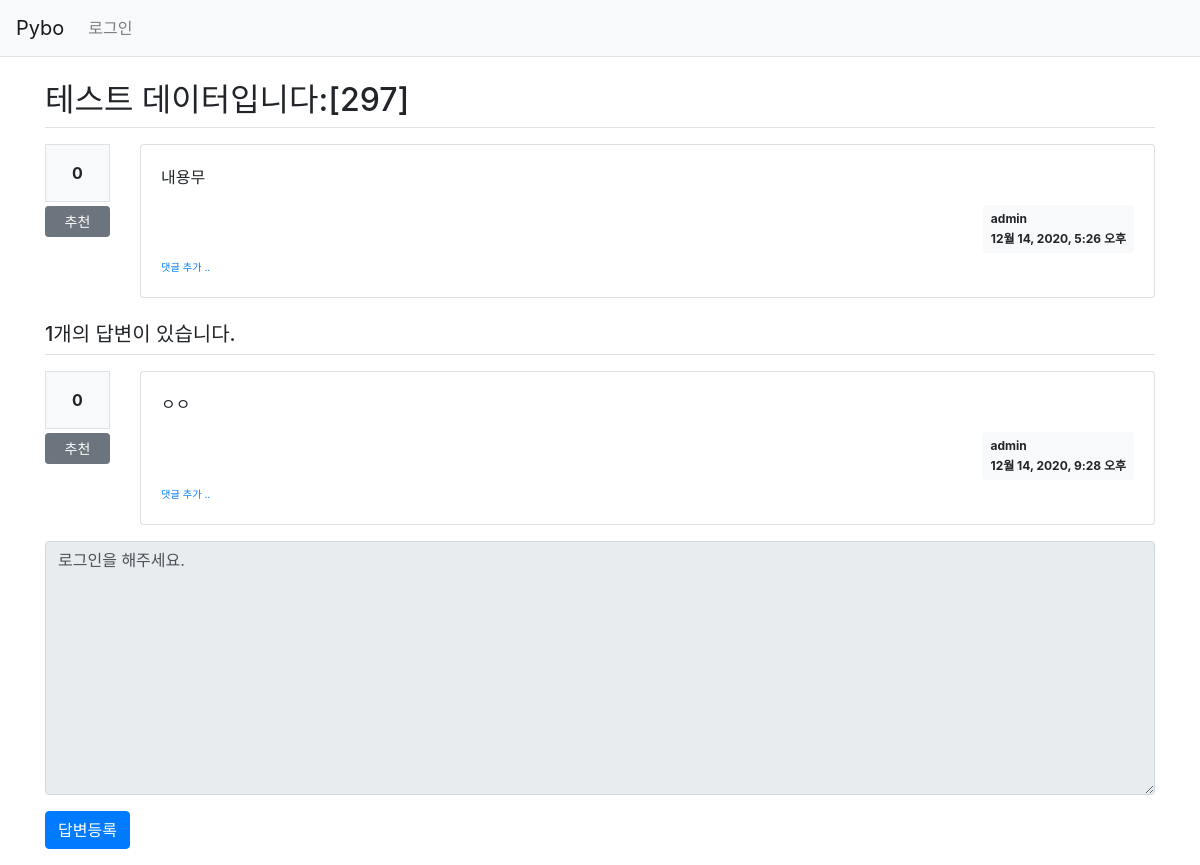
The page /pybo/302/ on the database as committed earlier.
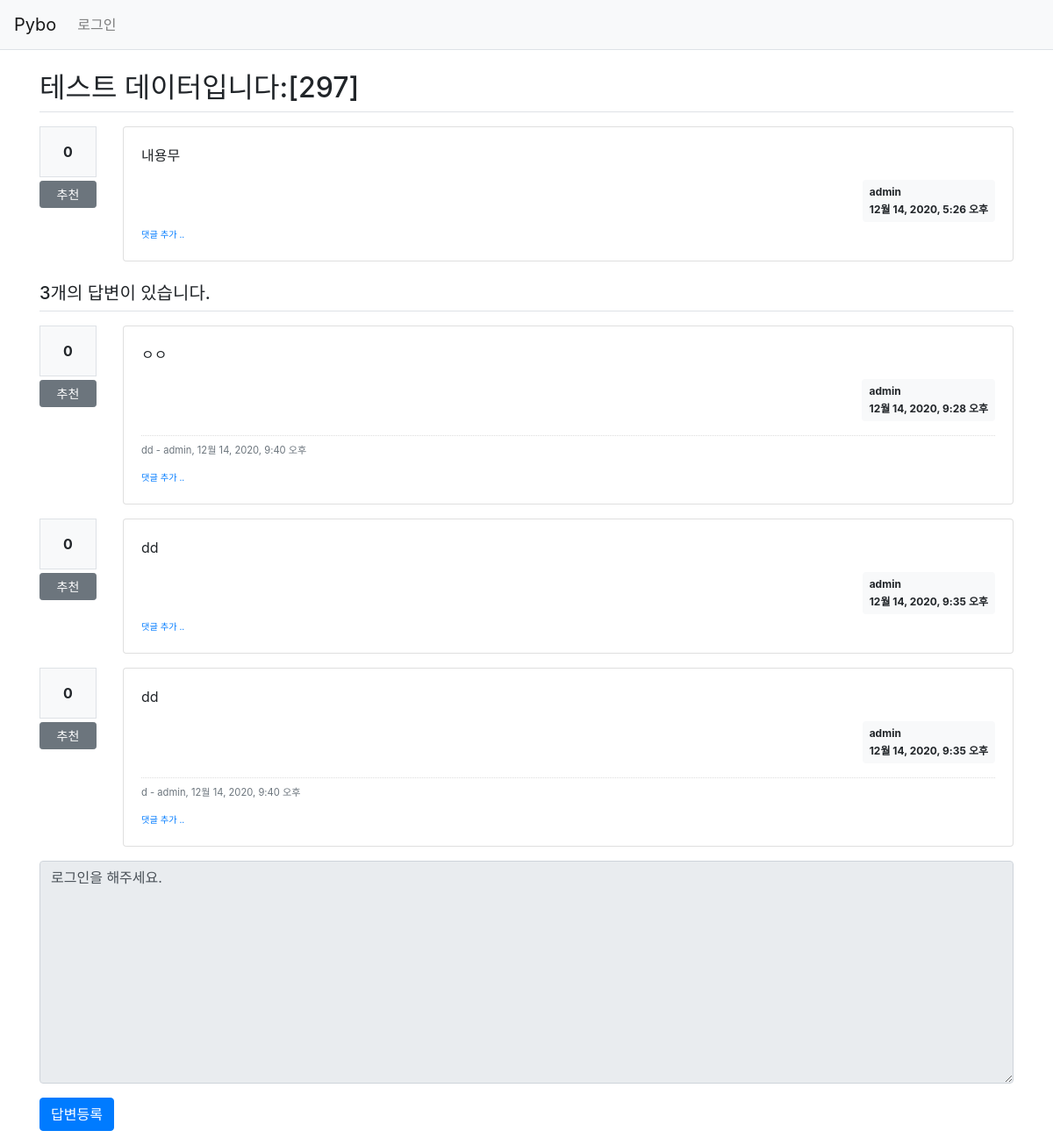
The same page on the database as committed later.
### pybo/models.py (models this page shows, shortened)
class Question(models.Model):
    author = models.ForeignKey(User, on_delete=models.CASCADE, related_name='author_question')
    objects = None
    subject = models.CharField(max_length=200)
    content = models.TextField()
    create_date = models.DateTimeField()
    modify_date = models.DateTimeField(null=True, blank=True)
    voter = models.ManyToManyField(User, related_name='voter_question')

class Answer(models.Model):
    author = models.ForeignKey(User, on_delete=models.CASCADE, related_name='author_answer')
    question = models.ForeignKey(Question, on_delete=models.CASCADE)
    content = models.TextField()
    create_date = models.DateTimeField()
    modify_date = models.DateTimeField(null=True, blank=True)
    voter = models.ManyToManyField(User, related_name='voter_answer')

class Comment(models.Model):
    author = models.ForeignKey(User, on_delete=models.CASCADE)
    content = models.TextField()
    create_date = models.DateTimeField()
    modify_date = models.DateTimeField(null=True, blank=True)
    question = models.ForeignKey(Question, null=True, blank=True, on_delete=models.CASCADE)
    answer = models.ForeignKey(Answer, null=True, blank=True, on_delete=models.CASCADE)

### pybo/views/base_views.py (the view)
# urls.py: path('<int:question_id>/', base_views.detail, name='detail'),
def detail(request, question_id):
    question = get_object_or_404(Question, pk=question_id)
    context = {'question': question}
    return render(request, 'pybo/question_detail.html', context)

### pybo/templatetags/pybo_filter.py (called while the page is built)
@register.filter()
def mark(value):
    extensions = ["nl2br", "fenced_code"]
    return mark_safe(markdown.markdown(value, extensions=extensions))

### pybo/templates/pybo/question_detail.html (shortened to what this page needs)
<!DOCTYPE html>
<html lang="en">
<head>
</head>
<body>
{% extends 'base.html' %}
{% load pybo_filter %}
{% block content %}
<div class="container my-3">
    <h2 class="border-bottom py-2">{{ question.subject }}</h2>
    <div class="row my-3">
        <div class="col-1">
            <div class="bg-light text-center p-3 border font-weight-bolder mb-1">{{question.voter.count}}</div>
            <a href="#" data-uri="{% url 'pybo:vote_question' question.id  %}"
               class="recommend btn btn-sm btn-secondary btn-block my-1">추천</a>
        </div>
        <div class="col-11">
            <div class="card">
                <div class="card-body">
                    <div class="card-text">{{ question.content|mark }}</div>
                    <div class="d-flex justify-content-end">
                        <div class="badge badge-light p-2 text-left">
                            <div class="mb-2">{{ question.author.username }}</div>
                            <div>{{ question.create_date }}</div>
                        </div>
                    </div>
                    <div>
                        <a href="{% url 'pybo:comment_create_question' question.id  %}"
                           class="small"><small>댓글 추가 ..</small></a>
                    </div>
                </div>
            </div>
        </div>
    </div>
    <h5 class="border-bottom my-3 py-2">{{question.answer_set.count}}개의 답변이 있습니다.</h5>
    {% for answer in question.answer_set.all %}
    <div class="row my-3">
        <div class="col-1">
            <div class="bg-light text-center p-3 border font-weight-bolder mb-1">{{answer.voter.count}}</div>
            <a href="#" data-uri="{% url 'pybo:vote_answer' answer.id  %}"
                class="recommend btn btn-sm btn-secondary btn-block my-1">추천</a>
        </div>
        <div class="col-11">
            <div class="card">
                <div class="card-body">
                    <div class="card-text">{{ answer.content|mark }}</div>
                    <div class="d-flex justify-content-end">
                        <div class="badge badge-light p-2 text-left">
                            <div class="mb-2">{{ answer.author.username }}</div>
                            <div>{{ answer.create_date }}</div>
                        </div>
                    </div>
                    {% if answer.comment_set.count > 0 %}
                    <div class="mt-3">
                    {% for comment in answer.comment_set.all %}
                        <div class="comment py-2 text-muted">
                            <span style="white-space: pre-line;">{{ comment.content }}</span>
                            <span>
                                - {{ comment.author }}, {{ comment.create_date }}
                            </span>
                        </div>
                    {% endfor %}
                    </div>
                    {% endif %}
                    <div>
                        <a href="{% url 'pybo:comment_create_answer' answer.id  %}"
                           class="small"><small>댓글 추가 ..</small></a>
                    </div>
                </div>
            </div>
        </div>
    </div>
    {% endfor %}
    <form action="{% url 'pybo:answer_create' question.id %}" method="post" class="my-3">
        <div class="form-group">
            <textarea {% if not user.is_authenticated %}disabled{% endif %}
              name="content" id="content" class="form-control" rows="10">{% if not user.is_authenticated %}로그인을 해주세요.{% endif %}</textarea>
        </div>
        <input type="submit" value="답변등록" class="btn btn-primary">
    </form>
</div>
{% endblock %}

### pybo/templates/base.html (shortened to what this page needs)
{% load static %}
<!DOCTYPE html>
<html lang="ko">
<head>
    <link rel="stylesheet" type="text/css" href="{% static 'bootstrap.min.css' %}">
    <link rel="stylesheet" type="text/css" href="{% static 'style.css' %}">
</head>
<body>
{% include "navbar.html" %}
{% block content %}
{% endblock %}
</body>
</html>

### pybo/templates/navbar.html (shortened to what this page needs)
<!DOCTYPE html>
<html lang="en">
<head>
</head>
<body>
<nav class="navbar navbar-expand-lg navbar-light bg-light border-bottom">
    <a class="navbar-brand" href="{% url 'pybo:index' %}">Pybo</a>
    <div class="collapse navbar-collapse flex-grow-0" id="navbarNav">
        <ul class="navbar-nav">
            <li class="nav-item ">
                {% if user.is_authenticated %}
                <a class="nav-link" href="{% url 'common:logout' %}">{{ user.username }} (로그아웃)</a>
                {% else %}
                <a class="nav-link" href="{% url 'common:login' %}">로그인</a>
                {% endif %}
            </li>
        </ul>
    </div>
</nav>
</body>
</html>

### static/style.css (style rules this page uses)
.comment { border-top:dotted 1px #ddd; font-size:0.7em; }

Rows that differ between the two databases and show on the page:
computed for Question "테스트 데이터입니다:[297]": answer_set.count "1" → "3"
added Comment: content "dd", author "admin", create_date "12월 14, 2020, 9:40 오후", shown under Answer "ㅇㅇ"
added Answer: voter.count "0", content|mark "dd", author.username "admin", create_date "12월 14, 2020, 9:35 오후"
added Answer: voter.count "0", content|mark "dd", author.username "admin", create_date "12월 14, 2020, 9:35 오후"
added Comment: content "d", author "admin", create_date "12월 14, 2020, 9:40 오후", shown under "0"
